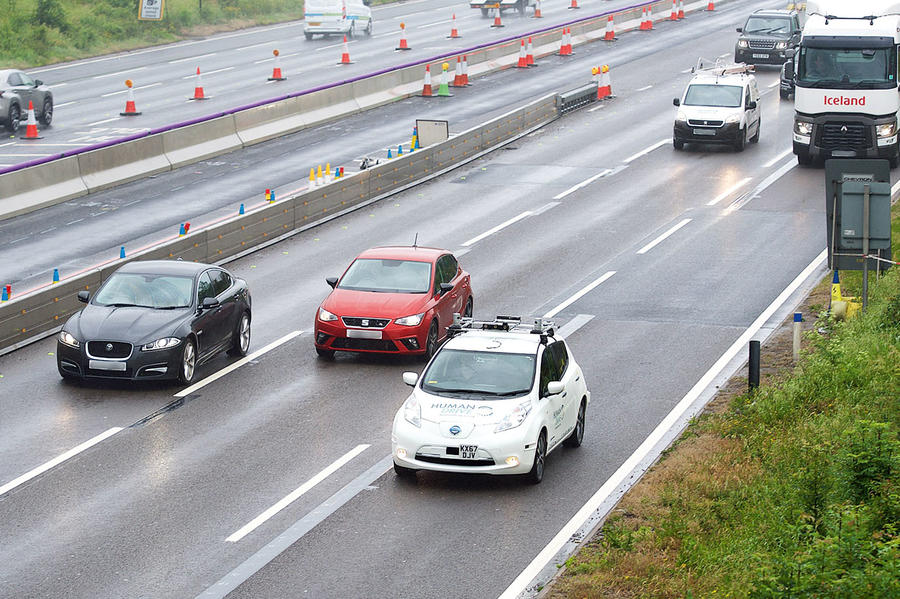
#> input picture ImageProcessingPython/Practica2/road.jpeg, 900 x 599 px
$ python -i cordova_functions.py   (imports and definitions only)
#> lines starting #> are read from the running program, lines starting #| are printed output that depends on the picture
#!/usr/bin/env python3
# -*- coding: utf-8 -*-
"""
Created on Sat Mar 12 11:57:22 2022

FUNCIONES ÚTILES PARA Image Processing and Artificial Vision

This is an earlier version of the IMPAVI module which you
can find at https://github.com/ignaciocordova

@author: Ignacio Cordova
"""

import numpy as np
import matplotlib.pyplot as plt
import scipy
import skimage
from scipy.ndimage.measurements import histogram
from sklearn.cluster import KMeans
from scipy import ndimage


# [271 lines left out: functions luminance, channels, circle, equalize, high_pass_filter, low_pass_filter and 4 more, not called in this run]


def kirsch_compass_kernel(im):
    """
    Applies a Kirsch compass filter to an image.

    Inputs: gray-scale image
    Output: Kirsch compass filtered image
    """

    #Es una matriz compuesta de 8 matrices 3x3
    kir = np.zeros([8, 3, 3])
    g1 = np.array([[5,5,5],[-3,0,-3],[-3,-3,-3]])
    g2 = np.array([[5,5,-3],[5,0,-3],[-3,-3,-3]])
    g3 = np.array([[5,-3,-3],[5,0,-3],[5,-3,-3]])
    g4 = np.array([[-3,-3,-3],[5,0,-3],[5,5,-3]])
    g5 = np.array([[-3,-3,-3],[-3,0,-3],[5,5,5]])
    g6 = np.array([[-3,-3,-3],[-3,0,5],[-3,5,5]])
    g7 = np.array([[-3,-3,5],[-3,0,5],[-3,-3,5]])
    g8 = np.array([[-3, 5, 5],[-3,0,5],[-3,-3,-3]])

    convo_kirsch=np.zeros((8, im.shape[0], im.shape[1]))

    convo_kirsch[0,:,:] = np.abs(ndimage.convolve(im, g1))
    convo_kirsch[1,:,:] = np.abs(ndimage.convolve(im, g2))
    convo_kirsch[2,:,:] = np.abs(ndimage.convolve(im, g3))
    convo_kirsch[3,:,:] = np.abs(ndimage.convolve(im, g4))
    convo_kirsch[4,:,:] = np.abs(ndimage.convolve(im, g5))
    convo_kirsch[5,:,:] = np.abs(ndimage.convolve(im, g6))
    convo_kirsch[6,:,:] = np.abs(ndimage.convolve(im, g7))
    convo_kirsch[7,:,:] = np.abs(ndimage.convolve(im, g8))

    im_kirsch = np.zeros((im.shape[0],im.shape[1]))

    for ii in range(im.shape[0]):
        for jj in range(im.shape[1]):
            im_kirsch[ii, jj] = np.amax(convo_kirsch[0:8, ii, jj])

    return im_kirsch


# [22 lines left out: function color_reduction, not called in this run]


"The next 2 functions are useful for applying K-means"

def reshape_channel(channel):
  "Reshapes a 2D array into a column vector"
  return channel.reshape(channel.shape[0]*channel.shape[1],1)

# [45 lines left out: functions reshape_rgb, apply_kmeans, not called in this run]

>>> import cv2
>>> picture = cv2.imread('../ImageProcessingPython/Practica2/road.jpeg', cv2.IMREAD_GRAYSCALE)
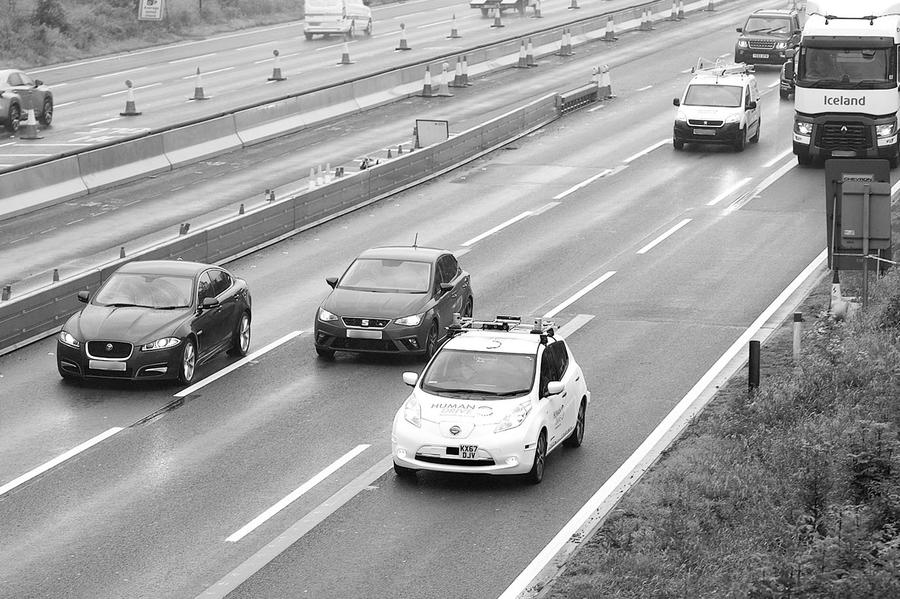
#> picture: shape (599, 900); min 0, max 255, mean 155.3
>>> result = kirsch_compass_kernel(picture)
#> after the loop in kirsch_compass_kernel, `for ii in range(im.shape[0]):`:
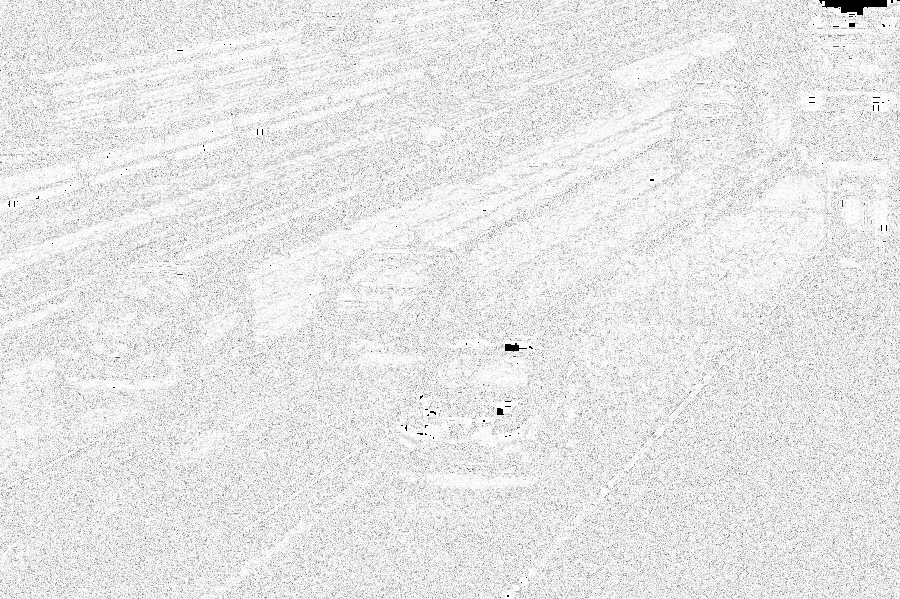
#> im_kirsch: shape (599, 900) float64; min 0, max 255, mean 230.5

$ run again, on ImageProcessingPython/Practica2/strawberrie.jpeg
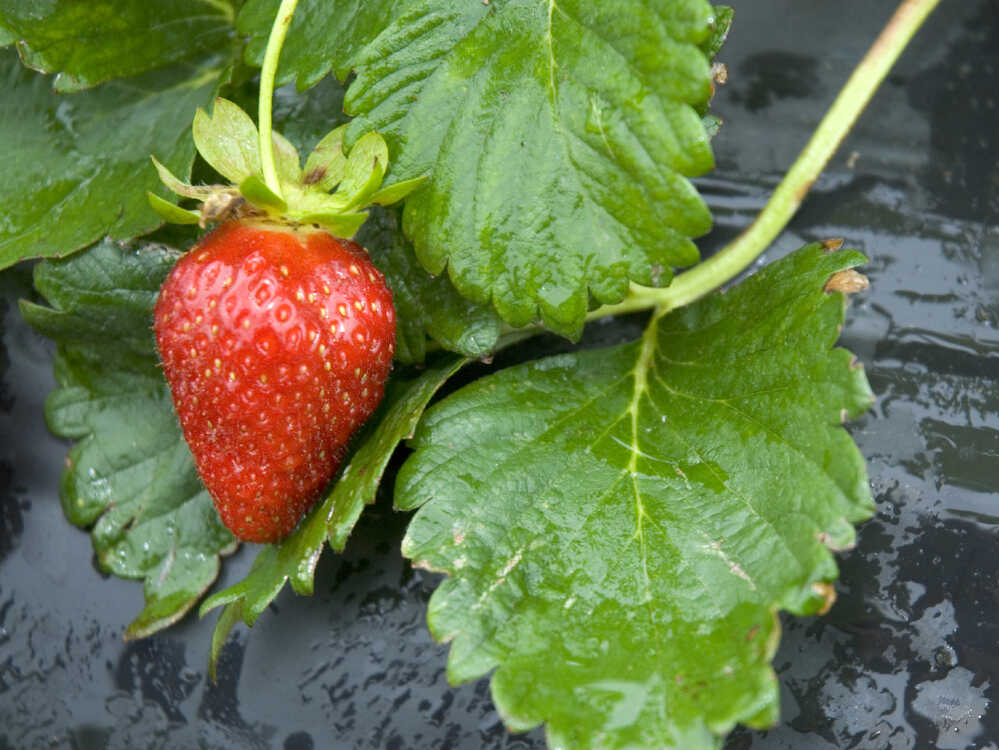
#> input picture ImageProcessingPython/Practica2/strawberrie.jpeg, 999 x 750 px
#> `picture = cv2.imread('../ImageProcessingPython/Practica2/road.jpeg', c..`:
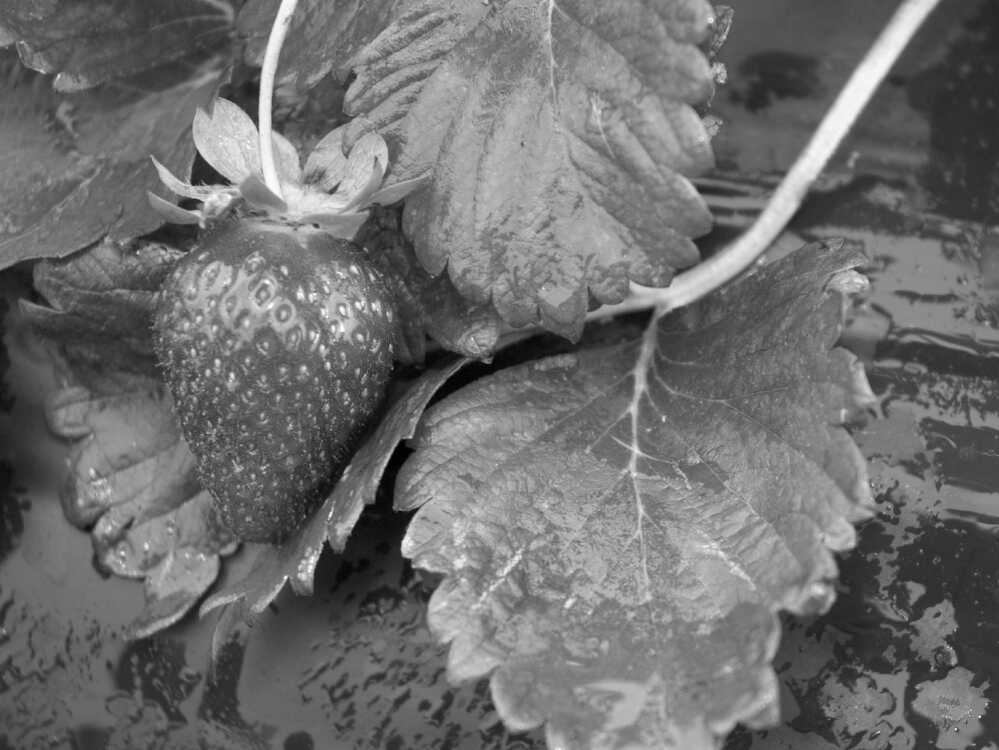
#> picture: shape (750, 999); min 0, max 255, mean 110.4
#> after the loop in kirsch_compass_kernel, `for ii in range(im.shape[0]):`:
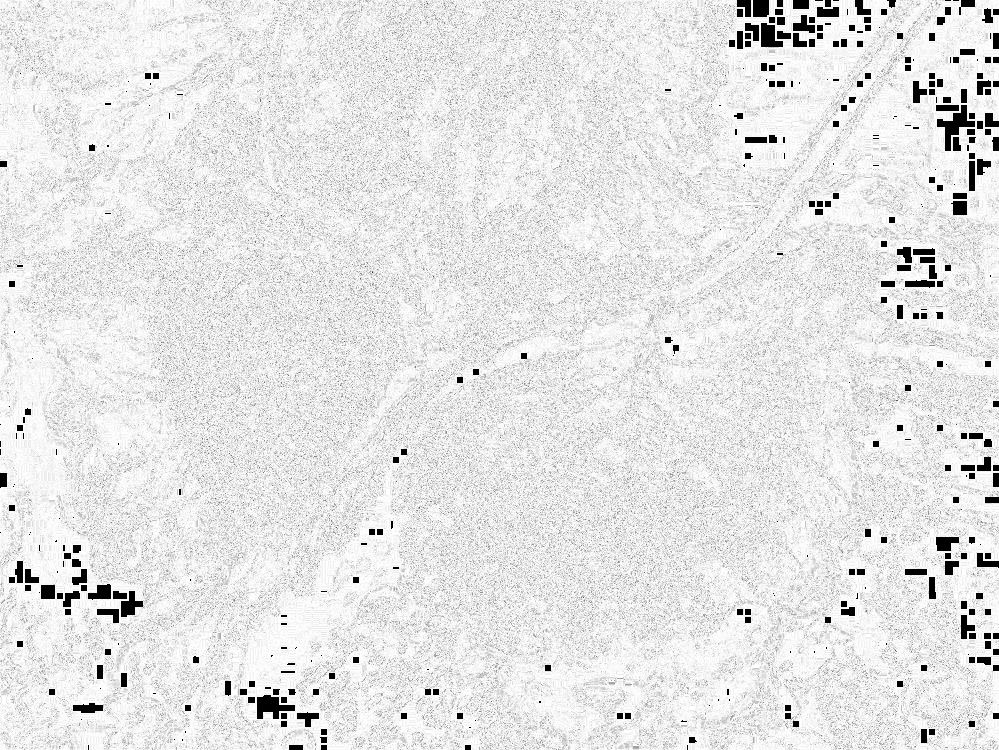
#> im_kirsch: shape (750, 999) float64; min 0, max 255, mean 228.4
